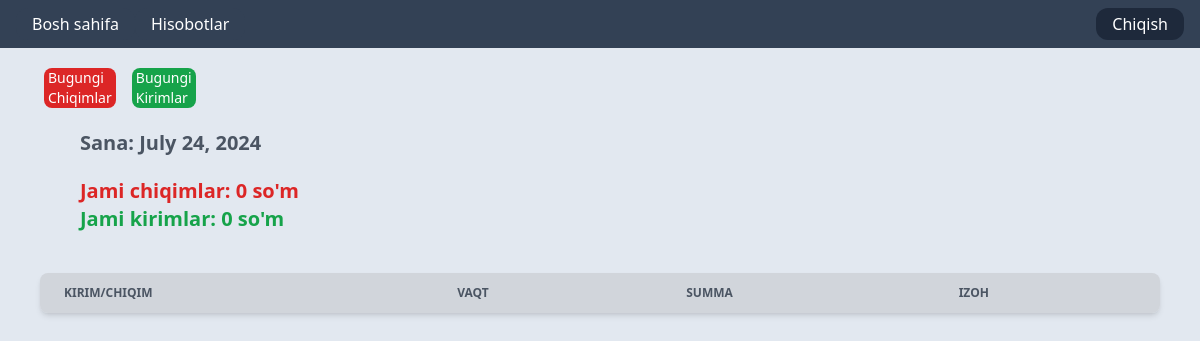
Page /today_reports/ (signed in) on the earlier database version.
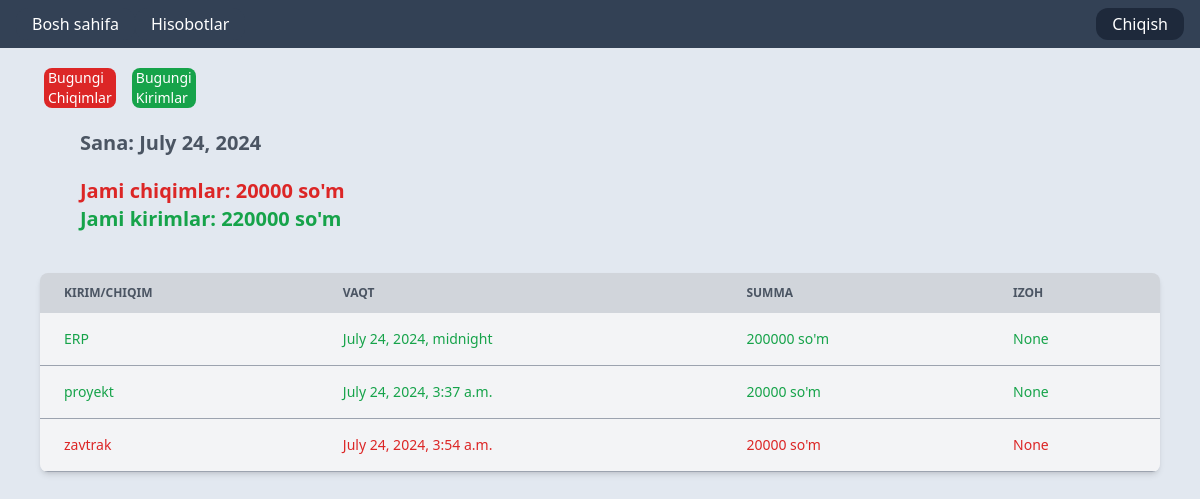
Same page on the later database version.
### app_income_expense/models.py (models this page shows, shortened)
class Reports(models.Model):
    user = models.ForeignKey(Users, on_delete=models.CASCADE)
    activity = models.CharField(max_length=800, null=True)
    comment = models.CharField(max_length=1000, null=True)
    timestamp = models.DateTimeField(auto_now_add=True)
    amount = models.IntegerField(null=True)
    is_income = models.BooleanField(default=False, null=True)
    is_expense = models.BooleanField(default=False, null=True)
    class Meta:
        db_table = 'Reports'

### app_income_expense/views.py (the view)
# urls.py: path('today_reports/', views.FilterToday.as_view(), name='today-reports'),
class FilterToday(View):
    def get(self, request):
        today = date.today()
        today_expenses = 0
        today_incomes = 0
        today_reports = models.Reports.objects.filter(timestamp__date=today, user=request.user)
        for i in models.Reports.objects.filter(timestamp__date=today, user=request.user):
            if i.is_income is True:
                today_incomes += i.amount
            elif i.is_expense is True:
                today_expenses += i.amount
        context = {
            'today': today,
            'today_expenses': today_expenses,
            'today_incomes': today_incomes,
            'today_reports': today_reports,
        }
        return render(request, 'income_expenses/reports/today_reports.html', context=context)

### templates/income_expenses/reports/today_reports.html (shortened to what this page needs)
{% extends 'base.html' %}
{% block content %}
<a href="{% url 'filter-today-expenses' %}">
    <div class="bg-red-600 mr-110 inline-block  ml-11 mt-5 rounded-lg w-min pl-1 pr-1">
        <p class="text-white text-sm">Bugungi Chiqimlar</p>
    </div>
</a>
<a href="{% url 'filter-today-incomes' %}">
    <div class="bg-green-600 mr-110 inline-block  ml-3 mt-5 rounded-lg w-min pl-1 pr-1">
        <p class="text-white text-sm">Bugungi Kirimlar</p>
    </div>
</a>
<div class="text-gray-600 text-xl font-semibold mt-5 ml-20">
    Sana: {{ today }}
</div>
<div class="text-red-600 text-xl font-semibold mt-5 ml-20">
    Jami chiqimlar: {{ today_expenses }} so'm
</div>
<div class="text-green-600 text-xl font-semibold ml-20">
    Jami kirimlar: {{ today_incomes }} so'm
</div>
    <div class=" mt-10 ml-10 mr-10 relative overflow-x-auto shadow-md sm:rounded-lg">
        <table class="w-full text-sm text-left rtl:text-right">
            <thead class="text-xs text-white uppercase bg-gray-300 dark:text-white">
                <tr>
                    <th scope="col" class="text-gray-600 px-6 py-3">
                        Kirim/chiqim
                    </th>
                    <th scope="col" class="px-6 py-3 text-gray-600">
                        vaqt
                    </th>
                    <th scope="col" class="px-6 py-3 text-gray-600">
                        summa
                    </th>
                    <th scope="col" class=" text-gray-600 px-6 py-3">
                        Izoh
                    </th>
                </tr>
            </thead>
            {% for report in today_reports %}
                {% if report.is_income == True %}
                    <tbody>
                        <tr class="bg-gray-100 border-b border-gray-400">
                            <th scope="row" class="text-green-600 px-6 py-4 font-medium">
                                {{ report.activity }}
                            </th>
                            <td class="text-green-600 px-6 py-4 ">
                                {{ report.timestamp }}
                            </td>
                            <td class="text-green-600 px-6 py-4">
                                {{ report.amount }} so'm
                            </td>
                            <td class="text-green-600 px-6 py-4">
                                {{ report.comment }}
                            </td>
                        </tr>
                    </tbody>
                {% else %}
                    <tbody>
                        <tr class="bg-gray-100 border-b border-gray-400">
                            <th scope="row" class="text-red-600 px-6 py-4 font-medium">
                                {{ report.activity }}
                            </th>
                            <td class="text-red-600 px-6 py-4 ">
                                {{ report.timestamp }}
                            </td>
                            <td class="text-red-600 px-6 py-4">
                                {{ report.amount }} so'm
                            </td>
                            <td class="text-red-600 px-6 py-4">
                                {{ report.comment }}
                            </td>
                        </tr>
                    </tbody>
                {% endif %}
            {% endfor %}
        </table>
    </div>
{% endblock content %}

Differences in the rows shown:
added Reports: activity "ERP", timestamp "July 24, 2024, midnight", amount "200000", comment "None"
added Reports: activity "proyekt", timestamp "July 24, 2024, 3:37 a.m.", amount "20000", comment "None"
added Reports: activity "zavtrak", timestamp "July 24, 2024, 3:54 a.m.", amount "20000", comment "None"
Other differences:
{{ today_expenses }}: "0" → "20000"
{{ today_incomes }}: "0" → "220000"
